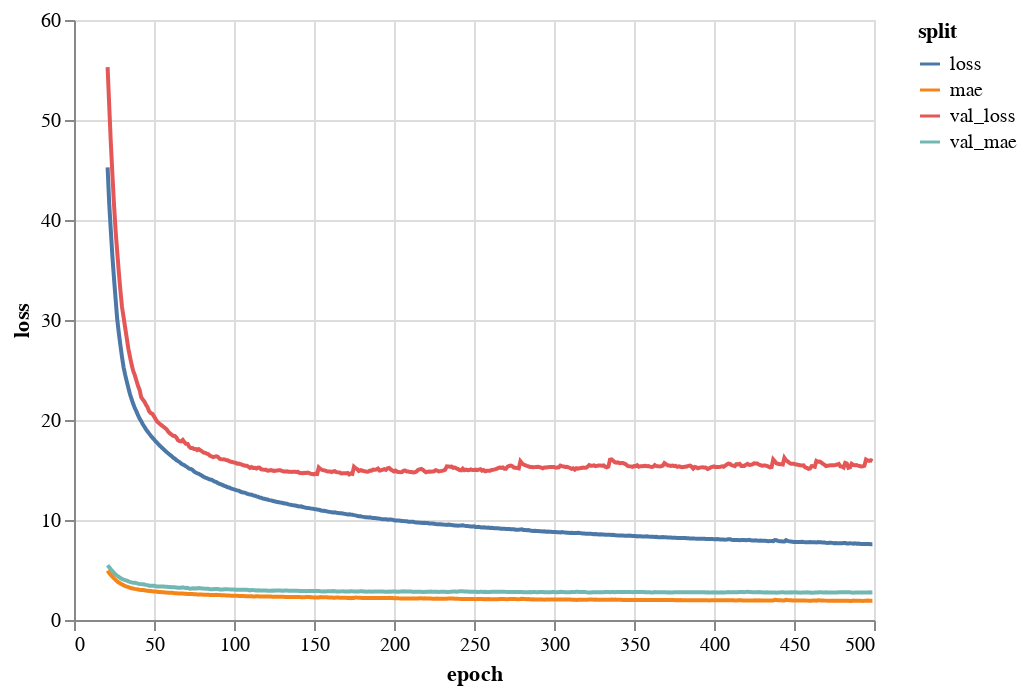

The notebook cell this image was saved under:
### Code cell
data_df = pd.DataFrame(history.history)
data_df['epoch'] = history.epoch
melt_df = pd.melt(data_df, id_vars=['epoch'], var_name='split', value_name='loss')
alt.Chart(melt_df).mark_line().transform_filter(
    'datum.epoch > 20'
).encode(
    alt.X('epoch:Q'),
    alt.Y('loss:Q'),
    alt.Color('split:N')
)

### Figure 1 — Vega-Lite specification as saved in the notebook (floating-point values rounded to 4 significant figures; data arrays with more than 128 entries replaced by an {"elided": "..."} marker saying what was removed)
{"$schema": "https://vega.github.io/schema/vega-lite/v3.4.0.json", "config": {"mark": {"tooltip": null}, "view": {"height": 300, "width": 400}}, "data": {"name": "data-0a5ee361c4efc5aa9d80123e31317ed4"}, "datasets": {"data-0a5ee361c4efc5aa9d80123e31317ed4": {"elided": "2000 records"}}, "encoding": {"color": {"field": "split", "type": "nominal"}, "x": {"field": "epoch", "type": "quantitative"}, "y": {"field": "loss", "type": "quantitative"}}, "mark": "line", "transform": [{"filter": "datum.epoch > 20"}]}
